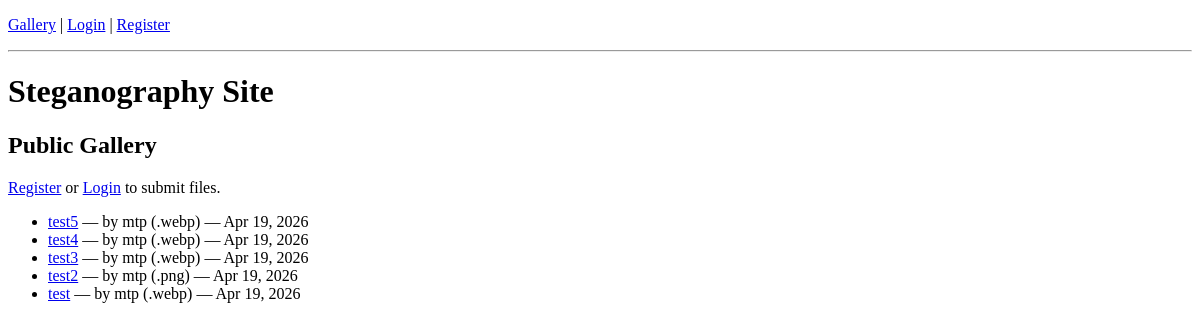
Before: / with the older database file.
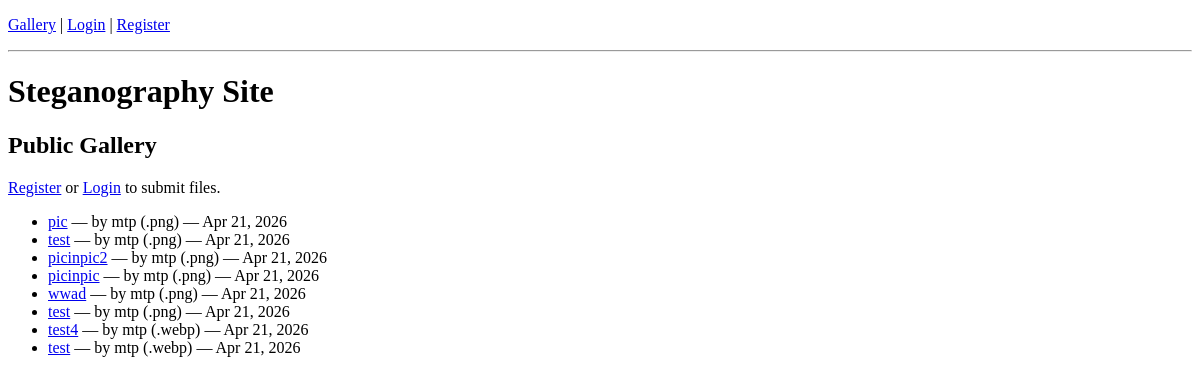
After: the same page with the newer database file.
### main.py (models this page shows, shortened)
class Post(db.Model):
    id = db.Column(db.Integer, primary_key=True)
    title = db.Column(db.String(200), nullable=False)
    description = db.Column(db.Text, default='')
    filename = db.Column(db.String(300), nullable=False)
    ext = db.Column(db.String(20))
    params = db.Column(db.Text)
    user_id = db.Column(db.Integer, db.ForeignKey('user.id'), nullable=False)
    created = db.Column(db.DateTime, default=datetime.utcnow)

class User(db.Model):
    id = db.Column(db.Integer, primary_key=True)
    username = db.Column(db.String(80), unique=True, nullable=False)
    password = db.Column(db.String(200), nullable=False)
    posts = db.relationship('Post', backref='author', lazy=True)

### main.py (the view)
@app.route('/')
def index():
    posts = Post.query.order_by(Post.id.desc()).all()
    return render_template('index.html', posts=posts)

### main.py (called while the page is built)
def me():
    return User.query.get(session.get('uid'))

@app.context_processor
def inject_user():
    return dict(user=me())

### templates/index.html (shortened to what this page needs)
{% extends "base.html" %}
{% block content %}
<h1>Steganography Site</h1>
<h2>Public Gallery</h2>
{% if user %}
  <p><a href="{{ url_for('submit') }}">+ Submit New File</a></p>
{% else %}
  <p><a href="{{ url_for('register') }}">Register</a> or <a href="{{ url_for('login') }}">Login</a> to submit files.</p>
{% endif %}
{% if posts %}
  <ul>
    {% for post in posts %}
    <li>
      <a href="{{ url_for('view_post', post_id=post.id) }}">{{ post.title }}</a>
      — by {{ post.author.username }}
      ({{ post.ext or 'file' }})
      — {{ post.created.strftime('%b %d, %Y') }}
    </li>
    {% endfor %}
  </ul>
{% else %}
  <p>No posts yet.</p>
{% endif %}
{% endblock %}

Changed rows visible on the page:
removed Post: title "test2", author.username "mtp", ext ".png", created "Apr 19, 2026"
removed Post: title "test", author.username "mtp", ext ".webp", created "Apr 19, 2026"
added Post: title "pic", author.username "mtp", ext ".png", created "Apr 21, 2026"
added Post: title "test", author.username "mtp", ext ".png", created "Apr 21, 2026"
added Post: title "picinpic2", author.username "mtp", ext ".png", created "Apr 21, 2026"
added Post: title "picinpic", author.username "mtp", ext ".png", created "Apr 21, 2026"
added Post: title "wwad", author.username "mtp", ext ".png", created "Apr 21, 2026"
changed Post (number 6 of 8 on the later page): title "test5" → "test"; ext ".webp" → ".png"; created "Apr 19, 2026" → "Apr 21, 2026"
changed Post "test4": created "Apr 19, 2026" → "Apr 21, 2026"
changed Post (number 8 of 8 on the later page): title "test3" → "test"; created "Apr 19, 2026" → "Apr 21, 2026"
